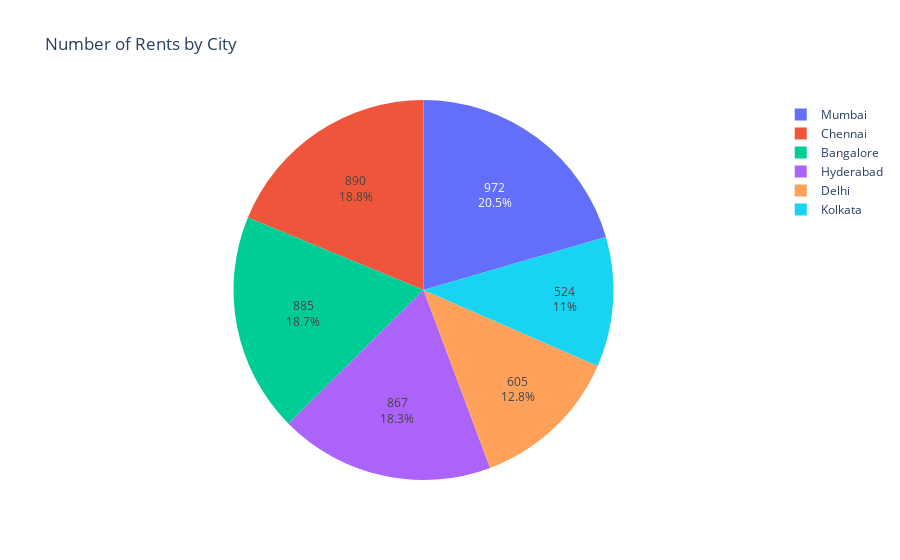

The notebook cell saved with this chart:
### Code cell
fig = px.pie(df, names = 'City',title = 'Number of Rents by City')
fig.update_traces(hoverinfo='label', textinfo='percent+value')
fig.show()

### Figure 1 — Plotly figure (JSON) as saved in the notebook; plotly's stock layout.template omitted (floating-point values rounded to 4 significant figures; data arrays with more than 128 entries replaced by an {"elided": "..."} marker saying what was removed)
{"data": [{"domain": {"x": [0, 1], "y": [0, 1]}, "hoverinfo": "label", "hovertemplate": "City=%{label}<extra></extra>", "labels": {"elided": "4743 str values"}, "legendgroup": "", "name": "", "showlegend": true, "textinfo": "percent+value", "type": "pie"}], "layout": {"legend": {"tracegroupgap": 0}, "title": {"text": "Number of Rents by City"}}}
